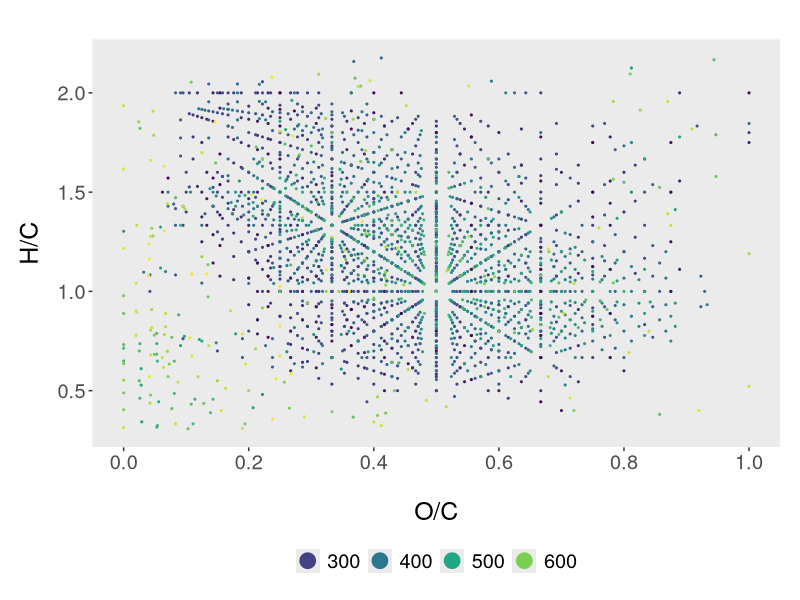
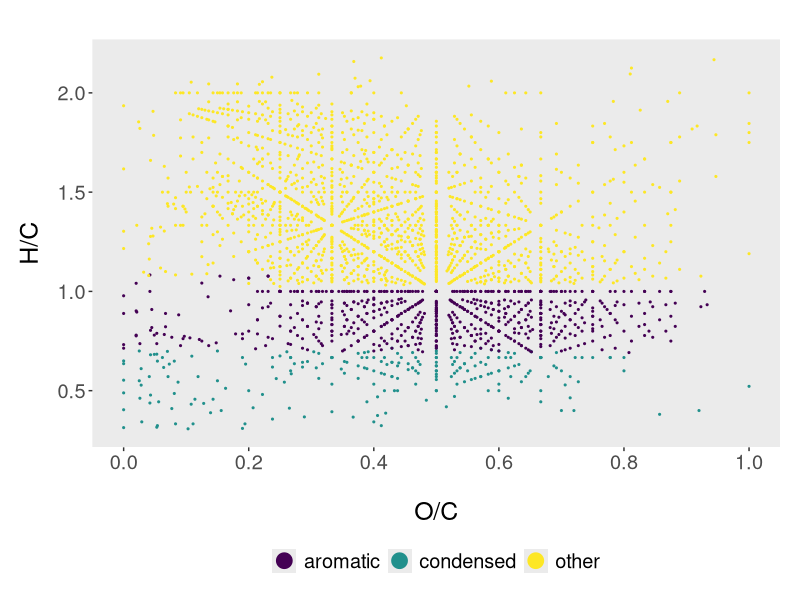
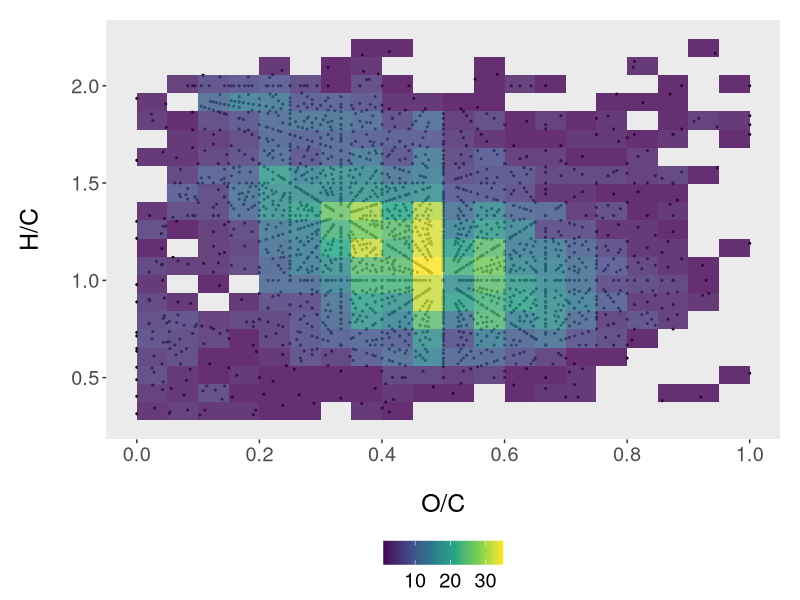

Reproduce these figures in R, in order.
library(data.table)
library(ggplot2)
library(ggrepel)
library(dplyr)
library(ggpubr)

atl <- fread("atenolol_icr.csv")

test<-subset(atl, name=='ATL-1')

continuous_scale_plot <- function(data, x, y,color) {
  p <- ggplot(data = {{data}}, aes({{x}}, {{y}}, color={{color}}))+
    geom_point(size=0.4)+ 
    scale_color_viridis_c()+ #for continous values
    #scale_color_viridis_d()+ # for discrete values
    theme(legend.position="bottom", 
          legend.spacing.x = unit(0.5, 'cm'),
          text = element_text(size=18),
          plot.margin=unit(c(1,0.5,0.5,0.5),"cm"),
          legend.title = element_blank(),
          strip.background = element_blank(),
          panel.grid.major = element_blank(), 
          panel.grid.minor = element_blank(),
          axis.title.y = element_text(margin = margin(t = 0, r = 10, b = 0, l = 0)),
          axis.title.x = element_text(margin = margin(t = 20, r = 0, b = 0, l = 0)))+
    scale_x_continuous(breaks = seq(0, 1, 0.2))+
    guides(colour = guide_legend(override.aes = list(size=5)))+
    labs(x="O/C", y="H/C")
  print(p)
}

discrete_scale_plot <- function(data, x, y,color) {
  ggplot(data = {{data}}, aes({{x}}, {{y}}, color={{color}}))+
    geom_point(size=0.4)+ 
    #scale_color_viridis_c()+ #for continous values
    scale_color_viridis_d()+ # for discrete values
    theme(legend.position="bottom", 
          legend.spacing.x = unit(0.5, 'cm'),
          text = element_text(size=18),
          plot.margin=unit(c(1,0.5,0.5,0.5),"cm"),
          legend.title = element_blank(),
          strip.background = element_blank(),
          panel.grid.major = element_blank(), 
          panel.grid.minor = element_blank(),
          axis.title.y = element_text(margin = margin(t = 0, r = 10, b = 0, l = 0)),
          axis.title.x = element_text(margin = margin(t = 20, r = 0, b = 0, l = 0)))+
    scale_x_continuous(breaks = seq(0, 1, 0.2))+
    guides(colour = guide_legend(override.aes = list(size=5)))+
    labs(x="O/C", y="H/C")
}

saturation_plot <- function(data, x, y) {
  ggplot(data = {{data}}, aes({{x}}, {{y}}))+
  geom_point(size=0.4)+
  stat_bin2d( alpha=0.8, bins = 20)+
  scale_fill_continuous(type = "viridis")+
  theme(legend.position="bottom", 
        legend.spacing.x = unit(1, 'cm'),
        text = element_text(size=18),
        plot.margin=unit(c(0.5,0.5,0,0.5),"cm"),
        legend.title = element_blank(),
        strip.background = element_blank(),
        panel.grid.major = element_blank(), 
        panel.grid.minor = element_blank(),
        axis.title.y = element_text(margin = margin(t = 0, r = 20, b = 0, l = 0)),
        axis.title.x = element_text(margin = margin(t = 20, r = 0, b = 0, l = 0)))+
  scale_x_continuous(breaks = seq(0, 1, 0.2))+
  guides(colour = guide_legend(override.aes = list(size=5)))+
  labs(x="O/C", y="H/C")
  }

continuous_scale_plot(test, oc, hc, m)#+facet_grid(.~name)
discrete_scale_plot(test, oc, hc, ai_mod_category)#+facet_grid(.~name)
saturation_plot(test, oc, hc)#+facet_grid(.~name)
